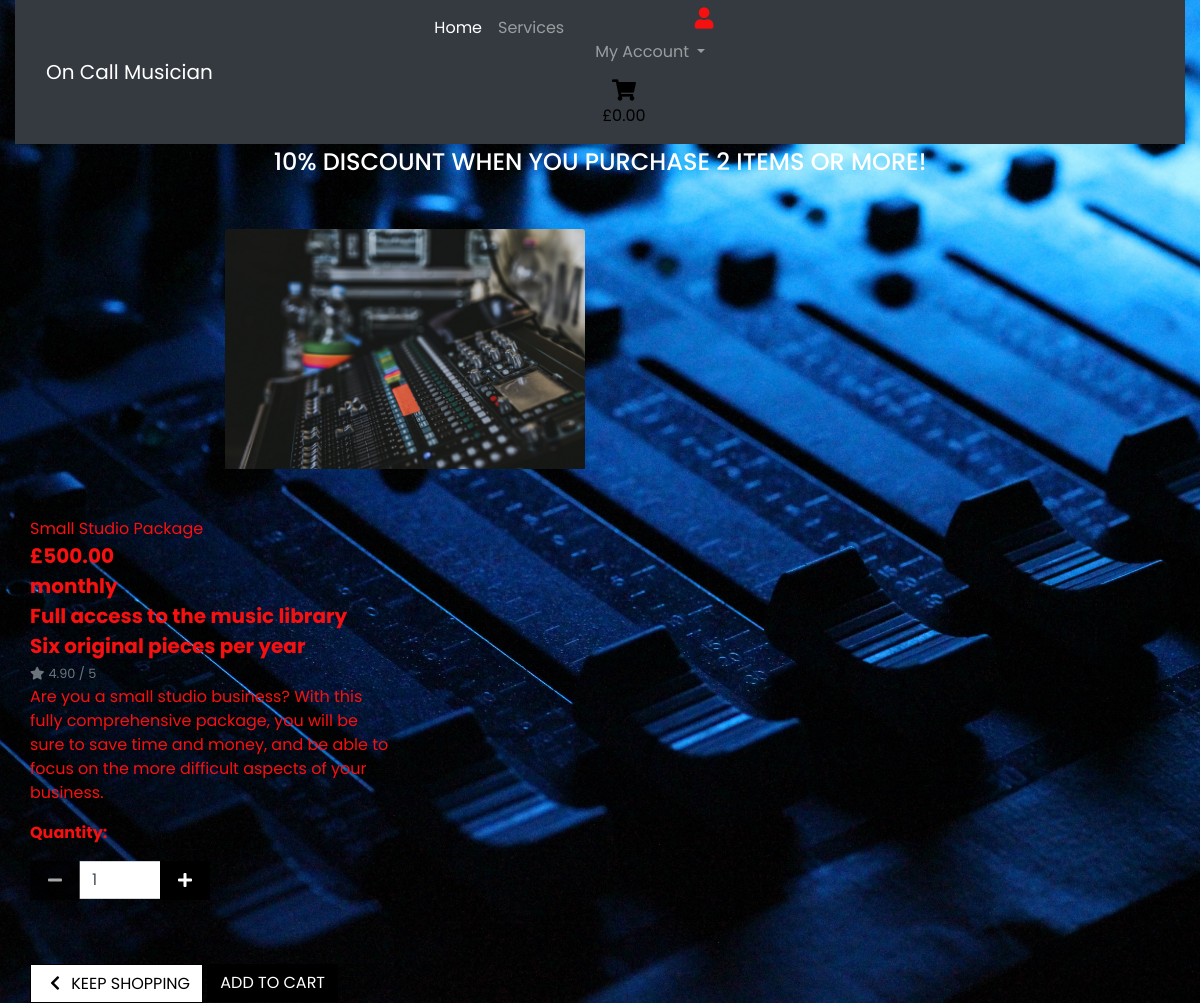
Screenshot of /services/2 with the database file from the repository.
### services/models.py (models this page shows, shortened)
class Service(models.Model):
    name = models.CharField(max_length=254)
    description = models.TextField(max_length=400)
    price = models.DecimalField(max_digits=6, decimal_places=2)
    frequency = models.CharField(max_length=254)
    access = models.CharField(max_length=254, default='Access')
    original_music = models.CharField(max_length=254, default='Original Music')
    rating = models.DecimalField(max_digits=6, decimal_places=2, null=True,
                                 blank=True)
    image_url = models.URLField(max_length=1024, null=True, blank=True)
    image = models.ImageField(null=True, blank=True)

### services/views.py (the view)
# urls.py: path('<service_id>', views.service_detail, name='service_detail'),
def service_detail(request, service_id):
    service = get_object_or_404(Service, pk=service_id)
    context = {
        'service': service,
    }
    return render(request, 'services/service_detail.html', context)

### cart/contexts.py (called while the page is built, shortened)
def cart_contents(request):
    cart_items = []
    total = 0
    service_count = 0
    discount = 0
    cart = request.session.get('cart', {})
    if total < settings.TEN_PERCENT_DISCOUNT:
        discount = total * Decimal(settings.SINGLE_PRODUCT_COUNT)
        discount_delta = settings.TEN_PERCENT_DISCOUNT - total
    else:
        discount = 0
        discount_delta = 0
    grand_total = discount + total
    context = {
        'cart_items': cart_items,
        'total': total,
        'service_count': service_count,
        'discount': discount,
        'discount_delta': discount_delta,
        'ten_percent_discount': settings.TEN_PERCENT_DISCOUNT,
        'grand_total': grand_total,
    }
    return context

### services/templates/services/service_detail.html (shortened to what this page needs)
{% extends "base.html" %}
{% load static %}
{% block content %}
<div class="container-fluid">
    <div class="col-12 col-md-6 col-lg-4 offset-lg-2">
        <div class="image-container my-5">
            {% if service.image %}
            <a href="{{ service.image.url }}" target="_blank">
                <img class="card-img-top img-fluid" src="{{ service.image.url }}" alt="{{ service.name }}">
            </a>
            {% else %}
            <a href="">
                <img class="card-img-top img-fluid" src="{{ MEDIA_URL }}noimage.png" alt="{{ service.name }}">
            </a>
            {% endif %}
        </div>
    </div>
    <div class="col-12 col-md-6 col-lg-4 ">
        <div class="service-details-container mb-5 mt-md-5">
            <p class="mb-0">{{ service.name }}</p>
            <p class="lead mb-0 text-left font-weight-bold">£{{ service.price }}</p>
            <p class="lead mb-0 text-left font-weight-bold">{{ service.frequency }}</p>
            <p class="lead mb-0 text-left font-weight-bold">{{ service.access }}</p>
            <p class="lead mb-0 text-left font-weight-bold">{{ service.original_music }}</p>
            {% if service.rating %}
            <small class="text-muted"><i class="fas fa-star mr-1"></i>{{ service.rating }} / 5</small>
            {% else %}
            <small class="text-muted">No Rating</small>
            {% endif %}
            <p class="mb-0">{{ service.description }}</p>
            <form class="form" action="{% url 'add_to_cart' service.id %}" method="POST">
                <div class="form-row">
                    <div class="col-12">
                        <p class="mt-3"><strong>Quantity:</strong></p>
                        <div class="form-group w-50">
                            <div class="input-group">
                                <div class="input-group-prepend">
                                    <button class="decrement-qty btn btn-black rounded-0"
                                        data-item_id="{{ service.id }}" id="decrement-qty_{{ service.id }}">
                                        <span class="icon">
                                            <i class="fas fa-minus"></i>
                                        </span>
                                    </button>
                                </div>
                                <input class="form-control qty_input" type="number" name="quantity" value="1" min="1"
                                    max="99" data-item_id="{{ service.id }}" id="id_qty_{{ service.id }}">
                                <div class="input-group-append">
                                    <button class="increment-qty btn btn-black rounded-0"
                                        data-item_id="{{ service.id }}" id="increment-qty_{{ service.id }}">
                                        <span class="icon">
                                            <i class="fas fa-plus"></i>
                                        </span>
                                    </button>
                                </div>
                            </div>
                        </div>
                    </div>
                    <div class="col-12">
                        <a href="{% url 'services' %}" class="btn btn-outline-black rounded-0 mt-5">
                            <span class="icon">
                                <i class="fas fa-chevron-left"></i>
                            </span>
                            <span class="text-uppercase">Keep Shopping</span>
                        </a>
                        <input type="submit" class="btn btn-black rounded-0 text-uppercase mt-5" value="Add to Cart">
                    </div>
                </div>
            </form>
        </div>
    </div>
</div>
{% endblock %}

### templates/base.html (shortened to what this page needs)
{% load static %}
<!DOCTYPE html>
<html lang="en">
<head>
    {% block corecss %}
    <link rel="stylesheet" href="https://cdn.jsdelivr.net/npm/bootstrap@4.5.3/dist/css/bootstrap.min.css"
>
    <link rel="stylesheet" href="https://use.fontawesome.com/releases/v5.15.4/css/all.css"
>
    <link rel="stylesheet" href="{% static 'css/base.css' %}">
    {% endblock %}
</head>
<body>
    <header class="container-fluid ">
        <nav class="navbar navbar-expand-lg navbar-dark bg-dark">
            <a class="navbar-brand col-12 col-lg-4 my-auto py-1 py-lg-0 text-center text-lg-left"
                href="{% url 'home' %}">On
                Call Musician</a>
            <div class="collapse navbar-collapse" id="navbarNavDropdown">
                <ul class="navbar-nav">
                    <li class="nav-item active">
                        <a class="nav-link" href="{% url 'home' %}">Home <span class="sr-only">(current)</span></a>
                    </li>
                    <li class="nav-item dropdown">
                        <a class="nav-link" href="{% url 'services' %}">Services</a>
                    </li>
                    <div class="col-12 col-lg-4 my-auto py-1 py-lg-0">
                        <ul class="list-inline list-unstyled text-center text-lg-right my-0">
                            <li class="list-inline-item dropdown">
                                <i class="fas fa-user fa-lg"></i>
                                <a class="nav-link dropdown-toggle" href="#" id="navbarDropdownMenuLink" role="button"
                                    data-toggle="dropdown" aria-haspopup="true" aria-expanded="false">
                                    My Account
                                </a>
                            </li>
                            <li list-inline-item>
                                <a class="{% if grand_total %}text-info font-weight-bold{% else %}text-black{% endif %} nav-link"
                                    href="{% url 'view_cart' %}">
                                    <div class="text-center">
                                        <div><i class="fas fa-shopping-cart fa-lg"></i></div>
                                        <p class="my-0">
                                            {% if grand_total %}
                                            £{{ grand_total|floatformat:2 }}
                                            {% else %}
                                            £0.00
                                            {% endif %}
                                        </p>
                                    </div>
                                </a>
                            </li>
                        </ul>
                    </div>
                </ul>
            </div>
        </nav>
        <div id="discount-banner" class="row text-center">
            <div class="col bg-black text-white">
                <h4 class="logo-font my-1">10% discount when you purchase {{ ten_percent_discount }} items or more!</h4>
            </div>
        </div>
    </header>
    {% block content %}
    {% endblock %}
</body>
</html>

### static/css/base.css (style rules this page uses)
html { height: 100%; }
body { background: url('/media/hannah-troupe-wL_w5t_OKtI-unsplash.jpg') no-repeat center center fixed; background-size: cover; color: rgb(247, 16, 16); font-family: 'Poppins', sans-serif; }
.icon { align-items: center; display: inline-flex; justify-content: center; height: 1.5rem; width: 1.5rem; }
.logo-font { text-transform: uppercase; }
.btn-black { background: black; color: white; }
.btn-outline-black { background: white; color: black !important; border: 1px solid black; }
.text-black { color: #000 !important; }

### rows the page displays
Service: image (picture), name "Small Studio Package", price "500.00", frequency "monthly", access "Full access to the music library", original_music "Six original pieces per year", rating "4.90", description "Are you a small studio business? With this fully comprehensive package, you will be sure to save time and money, and be able to focus on the more difficult aspects of your business."

### other values shown
{{ ten_percent_discount }} "2"
